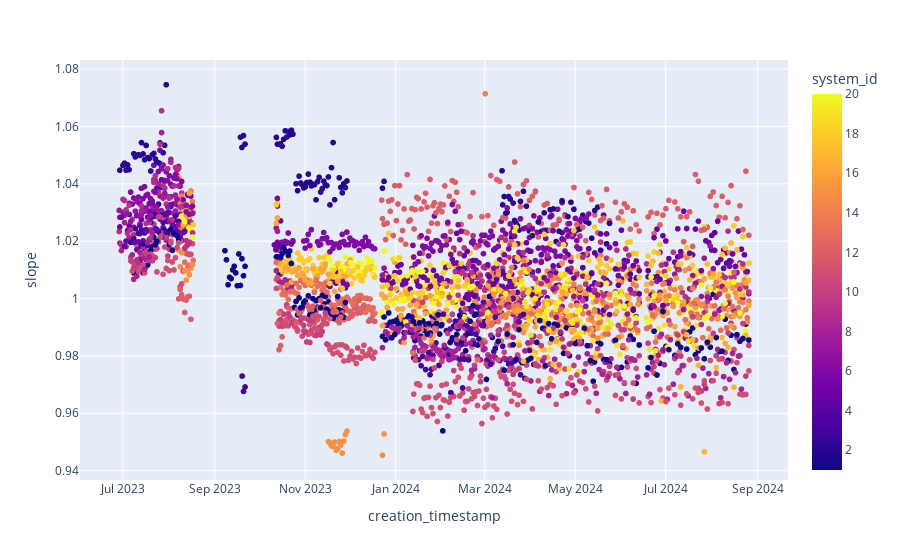
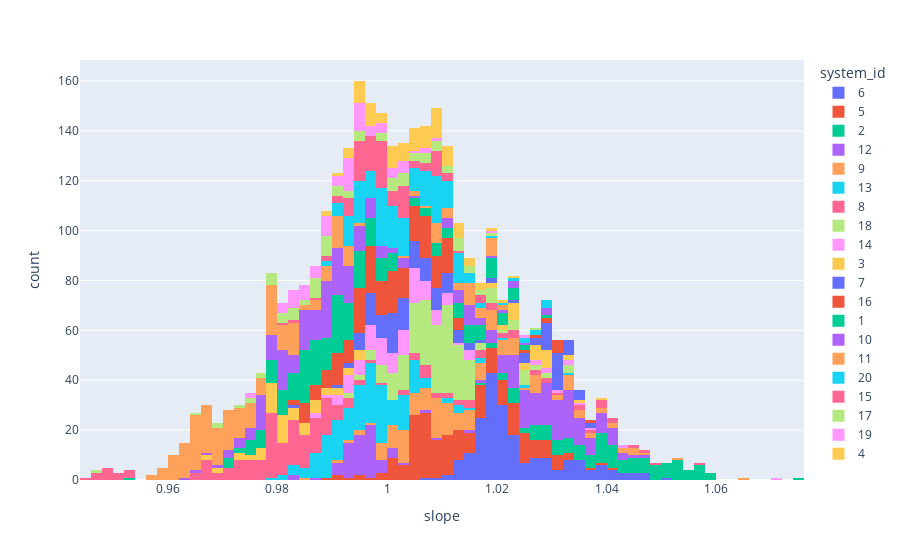
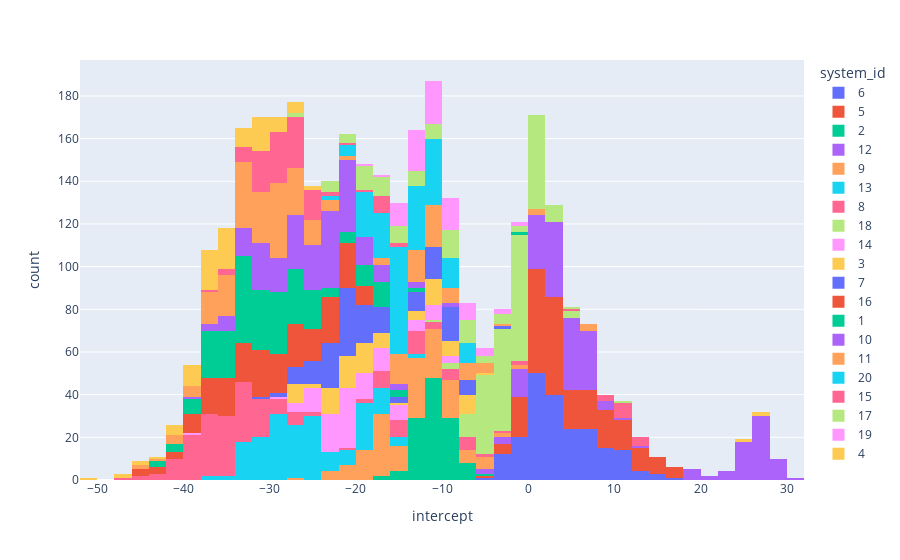

Notebook cell for these charts, in order:
### Code cell
fig = px.scatter(df_slope_intercept.filter((pl.col("slope") > 0.7) & (pl.col("slope") < 1.1)), x="creation_timestamp", y = "slope", color = "system_id")
fig.show()
fig = px.histogram(df_slope_intercept.filter((pl.col("slope") > 0.7) & (pl.col("slope") < 1.1)), x="slope", color = "system_id")
fig.show()
fig = px.histogram(df_slope_intercept.filter((pl.col("intercept") < 100) & (pl.col("intercept") > -100)), x="intercept", color = "system_id")
fig.show()

### Figure 1 — Plotly figure (JSON) as saved in the notebook; plotly's stock layout.template omitted (floating-point values rounded to 4 significant figures; data arrays with more than 128 entries replaced by an {"elided": "..."} marker saying what was removed)
{"data": [{"hovertemplate": "creation_timestamp=%{x}<br>slope=%{y}<br>system_id=%{marker.color}<extra></extra>", "legendgroup": "", "marker": {"color": {"elided": "3343 int values"}, "coloraxis": "coloraxis", "symbol": "circle"}, "mode": "markers", "name": "", "showlegend": false, "type": "scattergl", "x": {"elided": "3343 str values"}, "xaxis": "x", "y": {"elided": "3343 float values"}, "yaxis": "y"}], "layout": {"coloraxis": {"colorbar": {"title": {"text": "system_id"}}, "colorscale": [[0, "#0d0887"], [0.1111, "#46039f"], [0.2222, "#7201a8"], [0.3333, "#9c179e"], [0.4444, "#bd3786"], [0.5556, "#d8576b"], [0.6667, "#ed7953"], [0.7778, "#fb9f3a"], [0.8889, "#fdca26"], [1, "#f0f921"]]}, "legend": {"tracegroupgap": 0}, "margin": {"t": 60}, "xaxis": {"anchor": "y", "domain": [0, 1], "title": {"text": "creation_timestamp"}}, "yaxis": {"anchor": "x", "domain": [0, 1], "title": {"text": "slope"}}}}

### Figure 2 — Plotly figure (JSON) as saved in the notebook; plotly's stock layout.template omitted (floating-point values rounded to 4 significant figures; data arrays with more than 128 entries replaced by an {"elided": "..."} marker saying what was removed)
{"data": [{"alignmentgroup": "True", "bingroup": "x", "hovertemplate": "system_id=6<br>slope=%{x}<br>count=%{y}<extra></extra>", "legendgroup": "6", "marker": {"color": "#636efa", "pattern": {"shape": ""}}, "name": "6", "offsetgroup": "6", "orientation": "v", "showlegend": true, "type": "histogram", "x": {"elided": "208 float values"}, "xaxis": "x", "yaxis": "y"}, {"alignmentgroup": "True", "bingroup": "x", "hovertemplate": "system_id=5<br>slope=%{x}<br>count=%{y}<extra></extra>", "legendgroup": "5", "marker": {"color": "#EF553B", "pattern": {"shape": ""}}, "name": "5", "offsetgroup": "5", "orientation": "v", "showlegend": true, "type": "histogram", "x": {"elided": "212 float values"}, "xaxis": "x", "yaxis": "y"}, {"alignmentgroup": "True", "bingroup": "x", "hovertemplate": "system_id=2<br>slope=%{x}<br>count=%{y}<extra></extra>", "legendgroup": "2", "marker": {"color": "#00cc96", "pattern": {"shape": ""}}, "name": "2", "offsetgroup": "2", "orientation": "v", "showlegend": true, "type": "histogram", "x": [1.054, 1.054, 1.05, 1.047, 1.046, 1.045, 1.054, 1.049, 1.046, 1.043, 1.042, 1.025, 1.036, 1.024, 1.026, 1.029, 1.019, 1.049, 1.044, 1.051, 1.039, 1.04, 1.037, 1.039, 1.021, 1.023, 1.02, 1.027, 1.031, 1.029, 1.075, 1.046, 1.057, 1.054, 1.053, 1.034, 1.043, 1.041, 1.04, 1.038, 1.03, 1.026, 1.03, 1.032, 1.05, 1.039, 1.041, 1.042, 1.04, 1.04, 1.036, 1.035, 1.024, 1.031, 1.017, 1.029, 1.021, 1.056, 1.05, 1.05, 1.049, 1.054, 1.048, 1.04, 1.034, 1.039, 1.04, 1.041, 1.037, 1.034, 1.033, 1.027, 1.045, 1.026, 1.031, 1.023, 1.059, 1.053, 1.057, 1.054, 1.053, 1.049, 1.056, 1.045, 1.045, 1.038, 1.042, 1.037, 1.024, 1.024, 1.031, 1.058, 1.056, 1.057, 1.059, 1.05, 1.054, 1.04, 1.04, 1.038, 1.041, 1.039, 1.027, 1.034, 1.029, 1.024, 1.032, 1.034, 1.051, 1.056, 1.047, 1.053, 1.047, 1.048, 1.033, 1.039, 1.041, 1.037, 1.033, 1.022, 1.03], "xaxis": "x", "yaxis": "y"}, {"alignmentgroup": "True", "bingroup": "x", "hovertemplate": "system_id=12<br>slope=%{x}<br>count=%{y}<extra></extra>", "legendgroup": "12", "marker": {"color": "#ab63fa", "pattern": {"shape": ""}}, "name": "12", "offsetgroup": "12", "orientation": "v", "showlegend": true, "type": "histogram", "x": {"elided": "216 float values"}, "xaxis": "x", "yaxis": "y"}, {"alignmentgroup": "True", "bingroup": "x", "hovertemplate": "system_id=9<br>slope=%{x}<br>count=%{y}<extra></extra>", "legendgroup": "9", "marker": {"color": "#FFA15A", "pattern": {"shape": ""}}, "name": "9", "offsetgroup": "9", "orientation": "v", "showlegend": true, "type": "histogram", "x": {"elided": "158 float values"}, "xaxis": "x", "yaxis": "y"}, {"alignmentgroup": "True", "bingroup": "x", "hovertemplate": "system_id=13<br>slope=%{x}<br>count=%{y}<extra></extra>", "legendgroup": "13", "marker": {"color": "#19d3f3", "pattern": {"shape": ""}}, "name": "13", "offsetgroup": "13", "orientation": "v", "showlegend": true, "type": "histogram", "x": {"elided": "184 float values"}, "xaxis": "x", "yaxis": "y"}, {"alignmentgroup": "True", "bingroup": "x", "hovertemplate": "system_id=8<br>slope=%{x}<br>count=%{y}<extra></extra>", "legendgroup": "8", "marker": {"color": "#FF6692", "pattern": {"shape": ""}}, "name": "8", "offsetgroup": "8", "orientation": "v", "showlegend": true, "type": "histogram", "x": {"elided": "203 float values"}, "xaxis": "x", "yaxis": "y"}, {"alignmentgroup": "True", "bingroup": "x", "hovertemplate": "system_id=18<br>slope=%{x}<br>count=%{y}<extra></extra>", "legendgroup": "18", "marker": {"color": "#B6E880", "pattern": {"shape": ""}}, "name": "18", "offsetgroup": "18", "orientation": "v", "showlegend": true, "type": "histogram", "x": {"elided": "213 float values"}, "xaxis": "x", "yaxis": "y"}, {"alignmentgroup": "True", "bingroup": "x", "hovertemplate": "system_id=14<br>slope=%{x}<br>count=%{y}<extra></extra>", "legendgroup": "14", "marker": {"color": "#FF97FF", "pattern": {"shape": ""}}, "name": "14", "offsetgroup": "14", "orientation": "v", "showlegend": true, "type": "histogram", "x": [1.042, 1.027, 0.9907, 0.9935, 1.006, 0.9987, 1.004, 0.9967, 1.002, 1.015, 1.004, 0.9961, 1.029, 0.9903, 0.9906, 1.009, 0.9947, 1.016, 1.005, 1.001, 0.9937, 1.002, 0.9979, 1.006, 0.9992, 1.036, 0.9918, 0.9948, 0.9961, 0.9986, 1.007, 1.005, 0.9963, 0.9976, 0.9899, 1.007, 1.031, 1.033, 1.029, 1.007, 1.01, 0.9932, 0.9864, 1.003, 1.006, 1.007, 0.9952, 1.01, 1.011, 0.9977, 1.005, 0.9986, 1.026, 0.9997, 0.9972, 1.01, 1.008, 0.9957, 1.006, 1.009, 1.001, 1.001, 0.9998, 0.9937, 0.9933, 1.011, 1.005, 1.034, 0.9968, 1.001, 1.005, 1.005, 1.007, 0.9948, 1.002, 1.014, 1.004, 1.014, 1.071, 1.007, 0.9867, 1.006, 0.9935, 1.007, 1.003, 1.013, 1.01, 0.999, 1.004, 1.006, 1.001, 0.9988, 1.038, 1.0, 0.9997, 0.9943, 0.9936, 0.9974, 1.004, 1.01, 0.9999, 1.003, 1.005, 1.001, 0.9992, 1.004, 1.009, 1.003], "xaxis": "x", "yaxis": "y"}, {"alignmentgroup": "True", "bingroup": "x", "hovertemplate": "system_id=3<br>slope=%{x}<br>count=%{y}<extra></extra>", "legendgroup": "3", "marker": {"color": "#FECB52", "pattern": {"shape": ""}}, "name": "3", "offsetgroup": "3", "orientation": "v", "showlegend": true, "type": "histogram", "x": [1.027, 1.023, 0.9676, 0.9857, 0.9888, 0.9788, 0.984, 0.9872, 0.9865, 0.9794, 0.9844, 0.9921, 1.03, 1.027, 1.027, 1.026, 1.024, 1.023, 1.023, 0.973, 0.9814, 0.9798, 0.9767, 0.9804, 0.9786, 0.98, 0.9945, 0.9878, 0.9921, 1.039, 1.032, 1.033, 1.021, 1.024, 0.9882, 0.9831, 0.9909, 0.9845, 0.9782, 0.9816, 0.9784, 0.9806, 0.9879, 0.9908, 0.9818, 1.02, 1.024, 0.9692, 0.9787, 0.9802, 0.9829, 0.9819, 0.9772, 0.9766, 0.9839, 1.029, 1.024, 1.019, 1.023, 0.9793, 0.992, 0.9848, 0.9905, 1.027, 1.027, 0.9752, 0.9754, 0.9811, 0.9789, 0.9942, 0.9875, 1.029, 1.029, 1.035, 1.028, 1.024, 1.019, 0.9775, 0.9734, 0.9834, 0.9786, 0.9735, 0.9771, 0.9945, 0.9819, 0.9815, 0.9788, 1.029, 1.023, 1.029, 0.9672, 0.9883, 0.9788, 0.9842, 0.9945, 0.9688], "xaxis": "x", "yaxis": "y"}, {"alignmentgroup": "True", "bingroup": "x", "hovertemplate": "system_id=7<br>slope=%{x}<br>count=%{y}<extra></extra>", "legendgroup": "7", "marker": {"color": "#636efa", "pattern": {"shape": ""}}, "name": "7", "offsetgroup": "7", "orientation": "v", "showlegend": true, "type": "histogram", "x": {"elided": "156 float values"}, "xaxis": "x", "yaxis": "y"}, {"alignmentgroup": "True", "bingroup": "x", "hovertemplate": "system_id=16<br>slope=%{x}<br>count=%{y}<extra></extra>", "legendgroup": "16", "marker": {"color": "#EF553B", "pattern": {"shape": ""}}, "name": "16", "offsetgroup": "16", "orientation": "v", "showlegend": true, "type": "histogram", "x": {"elided": "198 float values"}, "xaxis": "x", "yaxis": "y"}, {"alignmentgroup": "True", "bingroup": "x", "hovertemplate": "system_id=1<br>slope=%{x}<br>count=%{y}<extra></extra>", "legendgroup": "1", "marker": {"color": "#00cc96", "pattern": {"shape": ""}}, "name": "1", "offsetgroup": "1", "orientation": "v", "showlegend": true, "type": "histogram", "x": {"elided": "237 float values"}, "xaxis": "x", "yaxis": "y"}, {"alignmentgroup": "True", "bingroup": "x", "hovertemplate": "system_id=10<br>slope=%{x}<br>count=%{y}<extra></extra>", "legendgroup": "10", "marker": {"color": "#ab63fa", "pattern": {"shape": ""}}, "name": "10", "offsetgroup": "10", "orientation": "v", "showlegend": true, "type": "histogram", "x": {"elided": "207 float values"}, "xaxis": "x", "yaxis": "y"}, {"alignmentgroup": "True", "bingroup": "x", "hovertemplate": "system_id=11<br>slope=%{x}<br>count=%{y}<extra></extra>", "legendgroup": "11", "marker": {"color": "#FFA15A", "pattern": {"shape": ""}}, "name": "11", "offsetgroup": "11", "orientation": "v", "showlegend": true, "type": "histogram", "x": {"elided": "250 float values"}, "xaxis": "x", "yaxis": "y"}, {"alignmentgroup": "True", "bingroup": "x", "hovertemplate": "system_id=20<br>slope=%{x}<br>count=%{y}<extra></extra>", "legendgroup": "20", "marker": {"color": "#19d3f3", "pattern": {"shape": ""}}, "name": "20", "offsetgroup": "20", "orientation": "v", "showlegend": true, "type": "histogram", "x": {"elided": "183 float values"}, "xaxis": "x", "yaxis": "y"}, {"alignmentgroup": "True", "bingroup": "x", "hovertemplate": "system_id=15<br>slope=%{x}<br>count=%{y}<extra></extra>", "legendgroup": "15", "marker": {"color": "#FF6692", "pattern": {"shape": ""}}, "name": "15", "offsetgroup": "15", "orientation": "v", "showlegend": true, "type": "histogram", "x": [1.017, 1.011, 1.006, 0.9486, 0.9987, 0.9817, 0.994, 0.9952, 0.9965, 0.9945, 0.9963, 1.008, 1.003, 0.9999, 0.9989, 0.9982, 0.9988, 0.9966, 1.003, 0.9461, 1.007, 1.002, 1.003, 0.9937, 0.9922, 0.9837, 1.009, 1.006, 0.999, 0.9976, 0.9968, 0.9981, 1.009, 0.9471, 0.9454, 0.9951, 0.9982, 1.002, 0.9974, 1.005, 0.9971, 0.9919, 1.01, 0.995, 0.9916, 0.9983, 1.002, 0.9956, 0.9976, 1.001, 0.999, 1.012, 1.01, 1.011, 0.9485, 0.9501, 0.9503, 0.95, 0.995, 0.9976, 0.9884, 1.002, 0.9941, 0.998, 0.9496, 0.9476, 0.9501, 0.9977, 0.9981, 0.9946, 0.995, 0.9973, 0.9861, 1.003, 0.992, 1.003, 1.004, 0.9953, 0.9989, 1.001, 0.9976, 0.992, 1.009, 1.01, 0.9972, 0.995, 1.004, 1.004, 0.9955, 0.9983, 1.012, 0.9928, 0.9924, 0.9987, 0.9951, 1.016, 0.9994, 1.009, 0.9949, 1.0, 1.008, 0.9489, 0.9929, 1.004, 1.007, 0.9975, 1.002, 0.9937, 1.003, 1.003, 0.9881, 1.016, 0.9538, 0.9526, 0.9995, 0.9981, 0.9528, 0.9954, 0.9985, 1.001, 1.008], "xaxis": "x", "yaxis": "y"}, {"alignmentgroup": "True", "bingroup": "x", "hovertemplate": "system_id=17<br>slope=%{x}<br>count=%{y}<extra></extra>", "legendgroup": "17", "marker": {"color": "#B6E880", "pattern": {"shape": ""}}, "name": "17", "offsetgroup": "17", "orientation": "v", "showlegend": true, "type": "histogram", "x": [0.9795, 0.9825, 0.9902, 0.989, 1.01, 0.9817, 1.003, 0.9788, 1.027, 0.9921, 0.9959, 0.98, 0.983, 0.9948, 1.01, 1.005, 0.9894, 1.014, 0.9952, 0.9811, 1.003, 0.976, 0.99, 0.9889, 1.005, 0.9999, 0.9858, 1.011, 1.005, 1.012, 0.9939, 0.9892, 0.9801, 1.002, 1.016, 0.9871, 0.9955, 0.987, 0.9877, 0.9865, 1.009, 1.007, 0.9873, 0.9987, 1.009, 0.9821, 1.0, 0.9988, 1.003, 1.015, 0.9643, 1.001, 0.9768, 0.9692, 0.9897, 1.015, 0.9903, 1.009, 0.972, 1.006, 0.9864, 1.017, 1.012, 0.992, 0.9796, 0.9905, 1.012, 1.002, 1.013, 0.988, 0.983, 0.9756, 0.9691, 0.9794, 0.9892, 0.9938, 1.002, 1.019, 0.9856, 1.013, 1.018, 1.007, 1.002, 0.9829, 0.9781, 0.9466, 0.9771, 0.9861, 0.9874, 1.007, 1.003], "xaxis": "x", "yaxis": "y"}, {"alignmentgroup": "True", "bingroup": "x", "hovertemplate": "system_id=19<br>slope=%{x}<br>count=%{y}<extra></extra>", "legendgroup": "19", "marker": {"color": "#FF97FF", "pattern": {"shape": ""}}, "name": "19", "offsetgroup": "19", "orientation": "v", "showlegend": true, "type": "histogram", "x": [0.9847, 1.004, 0.9954, 0.9863, 1.001, 0.9949, 0.9896, 1.006, 0.9835, 0.9959, 1.001, 1.002, 0.9921, 0.9805, 0.996, 0.9979, 0.9896, 0.9921, 0.9953, 0.9822, 0.9822, 0.9836, 0.9943, 0.9907, 0.9937, 0.9964, 0.9801, 0.9942, 0.9979, 0.9907, 0.9818, 0.9745, 0.988, 0.9884, 0.9866, 0.9931, 0.9952, 0.9755, 0.9892, 0.9921, 0.993, 0.9932, 1.005, 0.9957, 0.9941, 1.001, 0.9831, 0.9926, 0.993, 0.9807, 0.984, 0.9858, 0.9895, 1.004, 0.9851, 0.9999, 0.9911, 0.9853, 0.9944, 0.9879, 1.004, 0.9843, 0.9971, 0.9989, 1.002, 0.9933, 0.9872, 0.9836, 0.9935, 0.994, 0.9891, 1.025, 1.019, 1.006, 0.9982, 1.008, 1.0, 0.9914, 0.998, 0.9881, 0.9823, 0.989, 0.9929], "xaxis": "x", "yaxis": "y"}, {"alignmentgroup": "True", "bingroup": "x", "hovertemplate": "system_id=4<br>slope=%{x}<br>count=%{y}<extra></extra>", "legendgroup": "4", "marker": {"color": "#FECB52", "pattern": {"shape": ""}}, "name": "4", "offsetgroup": "4", "orientation": "v", "showlegend": true, "type": "histogram", "x": [0.9896, 0.9922, 1.0, 0.9944, 0.9967, 1.009, 1.001, 0.9954, 1.004, 1.0, 1.011, 0.9951, 1.004, 0.9957, 0.9959, 1.006, 1.016, 1.013, 1.023, 1.012, 0.9894, 0.9958, 1.011, 1.015, 0.9964, 1.011, 1.01, 1.016, 1.008, 0.9939, 1.004, 1.019, 1.008, 0.9983, 1.01, 1.007, 1.0, 1.003, 0.9951, 1.008, 1.021, 0.9923, 1.006, 1.003, 1.004, 1.009, 1.007, 1.008, 1.008, 1.009, 1.007, 0.996, 1.017, 0.9999, 1.004, 0.9964, 1.012, 1.009, 1.011, 1.013, 1.009, 1.006, 1.002, 0.9919, 1.0, 1.001, 1.015, 1.007, 1.011, 0.9975, 0.9968, 1.009, 1.005, 0.9982, 1.009, 1.013, 0.9935, 1.011, 1.001, 0.997, 1.008, 0.9988, 1.005, 1.0, 0.9957, 1.004, 1.01, 1.003, 1.002, 1.007, 1.005, 0.9976, 1.005, 0.9964, 0.9969, 1.013, 1.017, 1.012], "xaxis": "x", "yaxis": "y"}], "layout": {"barmode": "relative", "legend": {"title": {"text": "system_id"}, "tracegroupgap": 0}, "margin": {"t": 60}, "xaxis": {"anchor": "y", "domain": [0, 1], "title": {"text": "slope"}}, "yaxis": {"anchor": "x", "domain": [0, 1], "title": {"text": "count"}}}}

### Figure 3 — Plotly figure (JSON) as saved in the notebook; plotly's stock layout.template omitted (floating-point values rounded to 4 significant figures; data arrays with more than 128 entries replaced by an {"elided": "..."} marker saying what was removed)
{"data": [{"alignmentgroup": "True", "bingroup": "x", "hovertemplate": "system_id=6<br>intercept=%{x}<br>count=%{y}<extra></extra>", "legendgroup": "6", "marker": {"color": "#636efa", "pattern": {"shape": ""}}, "name": "6", "offsetgroup": "6", "orientation": "v", "showlegend": true, "type": "histogram", "x": {"elided": "208 float values"}, "xaxis": "x", "yaxis": "y"}, {"alignmentgroup": "True", "bingroup": "x", "hovertemplate": "system_id=5<br>intercept=%{x}<br>count=%{y}<extra></extra>", "legendgroup": "5", "marker": {"color": "#EF553B", "pattern": {"shape": ""}}, "name": "5", "offsetgroup": "5", "orientation": "v", "showlegend": true, "type": "histogram", "x": {"elided": "212 float values"}, "xaxis": "x", "yaxis": "y"}, {"alignmentgroup": "True", "bingroup": "x", "hovertemplate": "system_id=2<br>intercept=%{x}<br>count=%{y}<extra></extra>", "legendgroup": "2", "marker": {"color": "#00cc96", "pattern": {"shape": ""}}, "name": "2", "offsetgroup": "2", "orientation": "v", "showlegend": true, "type": "histogram", "x": [-8.582, -10.12, -9.131, -8.137, -8.305, -8.327, -12.16, -10.27, -13.76, -13.05, -14.3, -8.076, -12.36, -7.908, -10.47, -11.6, -7.814, -9.851, -8.689, -11.32, -10.79, -11.69, -10.76, -11.89, -6.124, -8.725, -7.83, -10.8, -12.88, -12.23, -17.78, -8.198, -12.45, -11.3, -11.99, -9.023, -12.88, -12.51, -13.2, -12.71, -9.811, -8.506, -10.45, -11.81, -11.18, -10.13, -11.68, -12.74, -12.19, -12.82, -12.24, -11.96, -7.706, -11.85, -6.514, -11.58, -8.754, -10.46, -8.509, -9.239, -9.593, -11.79, -10.73, -10.82, -9.285, -11.16, -12.01, -12.98, -13.14, -11.94, -11.84, -9.613, -16.96, -10.03, -12.13, -9.928, -11.39, -10.22, -12.02, -11.2, -10.88, -9.566, -12.66, -8.986, -9.792, -8.874, -14.49, -14.82, -9.623, -9.713, -12.76, -11.39, -10.71, -11.2, -12.47, -10.16, -11.72, -10.8, -11.83, -11.77, -13.82, -13.22, -9.721, -13.26, -11.56, -10.24, -13.37, -14.29, -8.049, -10.83, -7.807, -11.39, -9.928, -10.75, -5.541, -11.26, -12.77, -11.59, -11.08, -7.935, -12.8], "xaxis": "x", "yaxis": "y"}, {"alignmentgroup": "True", "bingroup": "x", "hovertemplate": "system_id=12<br>intercept=%{x}<br>count=%{y}<extra></extra>", "legendgroup": "12", "marker": {"color": "#ab63fa", "pattern": {"shape": ""}}, "name": "12", "offsetgroup": "12", "orientation": "v", "showlegend": true, "type": "histogram", "x": {"elided": "216 float values"}, "xaxis": "x", "yaxis": "y"}, {"alignmentgroup": "True", "bingroup": "x", "hovertemplate": "system_id=9<br>intercept=%{x}<br>count=%{y}<extra></extra>", "legendgroup": "9", "marker": {"color": "#FFA15A", "pattern": {"shape": ""}}, "name": "9", "offsetgroup": "9", "orientation": "v", "showlegend": true, "type": "histogram", "x": {"elided": "158 float values"}, "xaxis": "x", "yaxis": "y"}, {"alignmentgroup": "True", "bingroup": "x", "hovertemplate": "system_id=13<br>intercept=%{x}<br>count=%{y}<extra></extra>", "legendgroup": "13", "marker": {"color": "#19d3f3", "pattern": {"shape": ""}}, "name": "13", "offsetgroup": "13", "orientation": "v", "showlegend": true, "type": "histogram", "x": {"elided": "184 float values"}, "xaxis": "x", "yaxis": "y"}, {"alignmentgroup": "True", "bingroup": "x", "hovertemplate": "system_id=8<br>intercept=%{x}<br>count=%{y}<extra></extra>", "legendgroup": "8", "marker": {"color": "#FF6692", "pattern": {"shape": ""}}, "name": "8", "offsetgroup": "8", "orientation": "v", "showlegend": true, "type": "histogram", "x": {"elided": "203 float values"}, "xaxis": "x", "yaxis": "y"}, {"alignmentgroup": "True", "bingroup": "x", "hovertemplate": "system_id=18<br>intercept=%{x}<br>count=%{y}<extra></extra>", "legendgroup": "18", "marker": {"color": "#B6E880", "pattern": {"shape": ""}}, "name": "18", "offsetgroup": "18", "orientation": "v", "showlegend": true, "type": "histogram", "x": {"elided": "213 float values"}, "xaxis": "x", "yaxis": "y"}, {"alignmentgroup": "True", "bingroup": "x", "hovertemplate": "system_id=14<br>intercept=%{x}<br>count=%{y}<extra></extra>", "legendgroup": "14", "marker": {"color": "#FF97FF", "pattern": {"shape": ""}}, "name": "14", "offsetgroup": "14", "orientation": "v", "showlegend": true, "type": "histogram", "x": [-10.34, -8.972, -14.33, -15.78, -21.38, -18.45, -21.07, -18.1, -20.7, -26.51, -24.61, -22.33, -10.77, -13.24, -14.07, -21.93, -16.41, -25.97, -22.05, -20.95, -18.72, -22.44, -21.16, -25.13, -23.95, -9.674, -13.98, -15.77, -16.79, -17.97, -21.57, -20.85, -19.2, -20.23, -18.19, -27.12, -10.06, -11.2, -10.45, -20.74, -22.35, -15.39, -12.8, -19.78, -21.1, -21.64, -16.73, -23.66, -24.27, -18.88, -23.33, -22.51, -8.592, -15.96, -17.58, -22.96, -22.41, -17.21, -21.5, -23.12, -20.17, -20.03, -19.5, -17.15, -18.55, -26.27, -25.31, -11.84, -16.97, -18.89, -21.14, -21.33, -22.32, -17.18, -20.5, -25.75, -23.36, -28.29, -39.85, -20.79, -12.14, -20.87, -15.69, -21.98, -20.42, -25.29, -24.38, -20.52, -23.69, -25.39, -23.32, -23.02, -12.91, -11.08, -18.03, -16.41, -16.21, -18.08, -20.93, -24.24, -20.45, -21.93, -22.84, -21.88, -21.41, -23.5, -26.45, -24.39], "xaxis": "x", "yaxis": "y"}, {"alignmentgroup": "True", "bingroup": "x", "hovertemplate": "system_id=3<br>intercept=%{x}<br>count=%{y}<extra></extra>", "legendgroup": "3", "marker": {"color": "#FECB52", "pattern": {"shape": ""}}, "name": "3", "offsetgroup": "3", "orientation": "v", "showlegend": true, "type": "histogram", "x": [-6.682, -7.03, 27.06, -18.35, -22.72, -19.96, -22.41, -22.95, -23.83, -20.18, -22.56, -27.03, -5.42, -9.382, -10.63, -11.14, -10.52, -10.57, -11.56, 25.82, -15.81, -19.29, -17.93, -19.71, -20.1, -20.81, -26.12, -23.42, -27.11, -9.316, -9.509, -10.13, -9.553, -13.34, -19.56, -20.01, -23.49, -20.81, -19.65, -20.28, -20.09, -20.22, -25.13, -26.42, -22.87, -7.649, -10.42, 26.48, -13.92, -18.74, -20.32, -20.02, -19.0, -18.02, -22.43, -7.704, -6.734, -10.47, -12.08, -16.31, -26.31, -22.73, -26.21, -6.408, -10.62, -16.31, -16.79, -19.94, -20.01, -26.12, -24.43, -8.313, -8.432, -11.24, -10.32, -9.871, -7.872, -19.05, -17.36, -21.81, -18.83, -16.75, -19.4, -26.05, -21.92, -21.83, -20.18, -6.91, -6.594, -12.17, -11.93, -23.69, -19.57, -23.15, -27.65, -16.31], "xaxis": "x", "yaxis": "y"}, {"alignmentgroup": "True", "bingroup": "x", "hovertemplate": "system_id=7<br>intercept=%{x}<br>count=%{y}<extra></extra>", "legendgroup": "7", "marker": {"color": "#636efa", "pattern": {"shape": ""}}, "name": "7", "offsetgroup": "7", "orientation": "v", "showlegend": true, "type": "histogram", "x": {"elided": "156 float values"}, "xaxis": "x", "yaxis": "y"}, {"alignmentgroup": "True", "bingroup": "x", "hovertemplate": "system_id=16<br>intercept=%{x}<br>count=%{y}<extra></extra>", "legendgroup": "16", "marker": {"color": "#EF553B", "pattern": {"shape": ""}}, "name": "16", "offsetgroup": "16", "orientation": "v", "showlegend": true, "type": "histogram", "x": {"elided": "198 float values"}, "xaxis": "x", "yaxis": "y"}, {"alignmentgroup": "True", "bingroup": "x", "hovertemplate": "system_id=1<br>intercept=%{x}<br>count=%{y}<extra></extra>", "legendgroup": "1", "marker": {"color": "#00cc96", "pattern": {"shape": ""}}, "name": "1", "offsetgroup": "1", "orientation": "v", "showlegend": true, "type": "histogram", "x": {"elided": "237 float values"}, "xaxis": "x", "yaxis": "y"}, {"alignmentgroup": "True", "bingroup": "x", "hovertemplate": "system_id=10<br>intercept=%{x}<br>count=%{y}<extra></extra>", "legendgroup": "10", "marker": {"color": "#ab63fa", "pattern": {"shape": ""}}, "name": "10", "offsetgroup": "10", "orientation": "v", "showlegend": true, "type": "histogram", "x": {"elided": "207 float values"}, "xaxis": "x", "yaxis": "y"}, {"alignmentgroup": "True", "bingroup": "x", "hovertemplate": "system_id=11<br>intercept=%{x}<br>count=%{y}<extra></extra>", "legendgroup": "11", "marker": {"color": "#FFA15A", "pattern": {"shape": ""}}, "name": "11", "offsetgroup": "11", "orientation": "v", "showlegend": true, "type": "histogram", "x": {"elided": "250 float values"}, "xaxis": "x", "yaxis": "y"}, {"alignmentgroup": "True", "bingroup": "x", "hovertemplate": "system_id=20<br>intercept=%{x}<br>count=%{y}<extra></extra>", "legendgroup": "20", "marker": {"color": "#19d3f3", "pattern": {"shape": ""}}, "name": "20", "offsetgroup": "20", "orientation": "v", "showlegend": true, "type": "histogram", "x": {"elided": "183 float values"}, "xaxis": "x", "yaxis": "y"}, {"alignmentgroup": "True", "bingroup": "x", "hovertemplate": "system_id=15<br>intercept=%{x}<br>count=%{y}<extra></extra>", "legendgroup": "15", "marker": {"color": "#FF6692", "pattern": {"shape": ""}}, "name": "15", "offsetgroup": "15", "orientation": "v", "showlegend": true, "type": "histogram", "x": [-17.27, -15.4, -15.3, 11.27, -26.86, -19.63, -26.03, -26.64, -27.95, -26.86, -27.77, -32.99, -30.93, -29.45, -29.21, -29.29, -30.42, -29.46, -32.74, 12.82, -30.51, -29.07, -29.37, -25.93, -25.37, -21.85, -33.15, -31.65, -29.75, -29.28, -29.71, -30.3, -17.64, 12.43, 12.41, -24.7, -26.17, -28.19, -26.33, -29.58, -26.67, -24.65, -32.4, -26.04, -26.06, -29.12, -30.82, -28.26, -29.49, -31.14, -31.17, -16.14, -16.13, -17.42, 11.9, 10.85, 10.33, 10.4, -24.97, -27.98, -24.01, -29.9, -28.24, -31.53, 11.41, 11.3, 9.375, -25.66, -26.6, -25.34, -25.94, -27.81, -22.81, -30.48, -26.05, -31.2, -31.87, -28.69, -30.27, -31.39, -29.92, -27.62, -35.41, -17.48, -25.15, -24.49, -29.16, -29.19, -25.75, -27.51, -33.61, -25.46, -25.64, -28.47, -27.22, -37.24, -30.13, -34.37, -28.3, -30.71, -16.4, 12.33, -23.68, -28.97, -30.72, -27.83, -30.68, -27.29, -32.31, -32.44, -26.33, -17.04, 9.13, 8.802, -27.06, -26.73, 5.809, -26.98, -29.94, -31.33, -35.08], "xaxis": "x", "yaxis": "y"}, {"alignmentgroup": "True", "bingroup": "x", "hovertemplate": "system_id=17<br>intercept=%{x}<br>count=%{y}<extra></extra>", "legendgroup": "17", "marker": {"color": "#B6E880", "pattern": {"shape": ""}}, "name": "17", "offsetgroup": "17", "orientation": "v", "showlegend": true, "type": "histogram", "x": [-0.4952, -6.114, -10.04, -10.02, -19.33, -7.558, -16.74, -6.594, -27.34, -13.14, -14.76, -3.426, -6.277, -12.32, -19.21, -17.24, -11.31, -21.74, -14.22, -9.07, -26.58, -2.079, -8.987, -8.932, -16.07, -14.0, -8.467, -19.11, -18.7, -22.35, -14.83, -14.84, -1.356, -10.95, -18.24, -6.757, -10.99, -7.64, -8.316, -8.041, -18.06, -17.2, -8.996, -13.95, -18.64, -7.231, -15.17, -15.11, -17.1, -22.09, 4.744, -12.26, -2.881, -1.305, -9.945, -20.93, -10.68, -18.55, -3.099, -14.32, -6.462, -21.15, -19.58, -12.4, -7.738, -12.46, -22.05, -18.27, -16.54, -6.962, -5.609, -2.531, 0.09309, -4.358, -8.839, -11.63, -15.04, -22.66, -8.615, -20.4, -22.48, -18.32, -16.1, -8.922, -9.871, 10.18, -4.009, -7.96, -8.65, -17.46, -16.32], "xaxis": "x", "yaxis": "y"}, {"alignmentgroup": "True", "bingroup": "x", "hovertemplate": "system_id=19<br>intercept=%{x}<br>count=%{y}<extra></extra>", "legendgroup": "19", "marker": {"color": "#FF97FF", "pattern": {"shape": ""}}, "name": "19", "offsetgroup": "19", "orientation": "v", "showlegend": true, "type": "histogram", "x": [-3.152, -12.94, -9.622, -7.08, -13.81, -11.72, -11.14, -18.24, -8.752, -14.61, -10.8, -13.78, -10.27, -5.836, -13.17, -14.41, -11.11, -12.24, -13.59, -8.473, -8.91, -9.879, -14.5, -13.01, -15.09, -6.553, -4.422, -11.09, -13.36, -10.49, -7.055, -4.217, -9.964, -10.37, -9.728, -12.51, -8.997, -2.673, -9.55, -11.39, -12.46, -12.96, -0.7232, -8.928, -11.36, -14.36, -7.164, -11.38, -12.22, -7.771, -0.1251, -6.005, -9.232, -15.52, -8.036, -14.4, -10.74, -9.204, -13.21, -10.69, -12.02, -4.941, -10.52, -12.19, -15.16, -11.62, -9.34, -7.899, -12.46, -13.09, -11.46, -6.187, -15.5, -13.73, -11.8, -16.26, -14.51, -11.54, -14.52, -10.56, -8.498, -11.38, -13.34], "xaxis": "x", "yaxis": "y"}, {"alignmentgroup": "True", "bingroup": "x", "hovertemplate": "system_id=4<br>intercept=%{x}<br>count=%{y}<extra></extra>", "legendgroup": "4", "marker": {"color": "#FECB52", "pattern": {"shape": ""}}, "name": "4", "offsetgroup": "4", "orientation": "v", "showlegend": true, "type": "histogram", "x": [-24.03, -27.64, -31.79, -29.71, -30.71, -36.03, -32.84, -30.42, -34.29, -32.51, -37.74, -30.89, -34.99, -31.56, -32.27, -37.01, -41.81, -40.67, -50.9, -46.48, -24.63, -28.78, -36.83, -40.68, -38.66, -45.31, -35.32, -38.53, -35.3, -29.05, -34.03, -40.79, -36.55, -32.31, -38.26, -37.89, -39.58, -29.72, -26.61, -33.04, -38.75, -28.19, -34.28, -33.55, -34.22, -36.48, -36.43, -37.15, -37.26, -37.86, -37.06, -32.47, -45.53, -29.59, -31.75, -28.6, -35.57, -35.68, -37.42, -38.47, -36.64, -36.27, -34.61, -26.1, -30.71, -31.97, -38.7, -35.07, -37.14, -31.06, -31.75, -37.53, -35.75, -34.58, -39.63, -46.36, -27.18, -35.32, -31.27, -30.04, -35.03, -31.35, -34.89, -32.69, -30.89, -34.47, -38.0, -35.18, -34.66, -36.95, -36.58, -33.64, -31.32, -27.63, -30.8, -38.34, -40.09, -43.82], "xaxis": "x", "yaxis": "y"}], "layout": {"barmode": "relative", "legend": {"title": {"text": "system_id"}, "tracegroupgap": 0}, "margin": {"t": 60}, "xaxis": {"anchor": "y", "domain": [0, 1], "title": {"text": "intercept"}}, "yaxis": {"anchor": "x", "domain": [0, 1], "title": {"text": "count"}}}}
